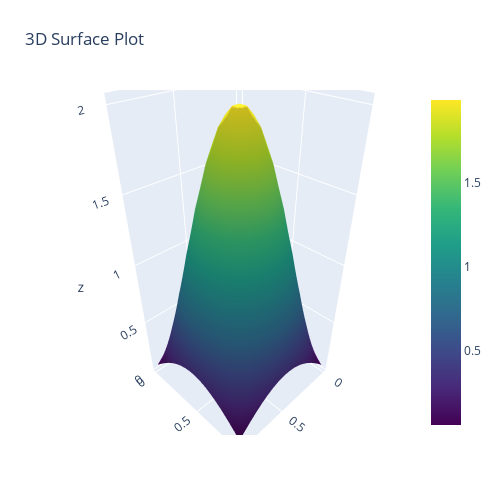

Notebook cell for this chart:
### Code cell
fig = go.Figure(
    data=[
        go.Surface(
            x=x, y=y, z=vec.reshape(reduced_x_len, reduced_y_len), colorscale="Viridis"
        )
    ]
)
fig.update_layout(
    title="3D Surface Plot",
    autosize=False,
    width=500,
    height=500,
    margin=dict(l=65, r=50, b=65, t=90),
)
fig.show()
os.makedirs("figs", exist_ok=True)
fig.write_html("figs/surface_plot.html")
fig.write_image("figs/surface_plot.png")
fig.write_image("figs/surface_plot.pdf")

### Figure 1 — Plotly figure (JSON) as saved in the notebook; plotly's stock layout.template omitted (floating-point values rounded to 4 significant figures; data arrays with more than 128 entries replaced by an {"elided": "..."} marker saying what was removed)
{"data": [{"colorscale": [[0, "#440154"], [0.1111, "#482878"], [0.2222, "#3e4989"], [0.3333, "#31688e"], [0.4444, "#26828e"], [0.5556, "#1f9e89"], [0.6667, "#35b779"], [0.7778, "#6ece58"], [0.8889, "#b5de2b"], [1, "#fde725"]], "type": "surface", "x": [0, 0.05263, 0.1053, 0.1579, 0.2105, 0.2632, 0.3158, 0.3684, 0.4211, 0.4737, 0.5263, 0.5789, 0.6316, 0.6842, 0.7368, 0.7895, 0.8421, 0.8947, 0.9474, 1], "y": [0, 0.05263, 0.1053, 0.1579, 0.2105, 0.2632, 0.3158, 0.3684, 0.4211, 0.4737, 0.5263, 0.5789, 0.6316, 0.6842, 0.7368, 0.7895, 0.8421, 0.8947, 0.9474, 1], "z": {"elided": "18x18 float values"}}], "layout": {"autosize": false, "height": 500, "margin": {"b": 65, "l": 65, "r": 50, "t": 90}, "title": {"text": "3D Surface Plot"}, "width": 500}}
